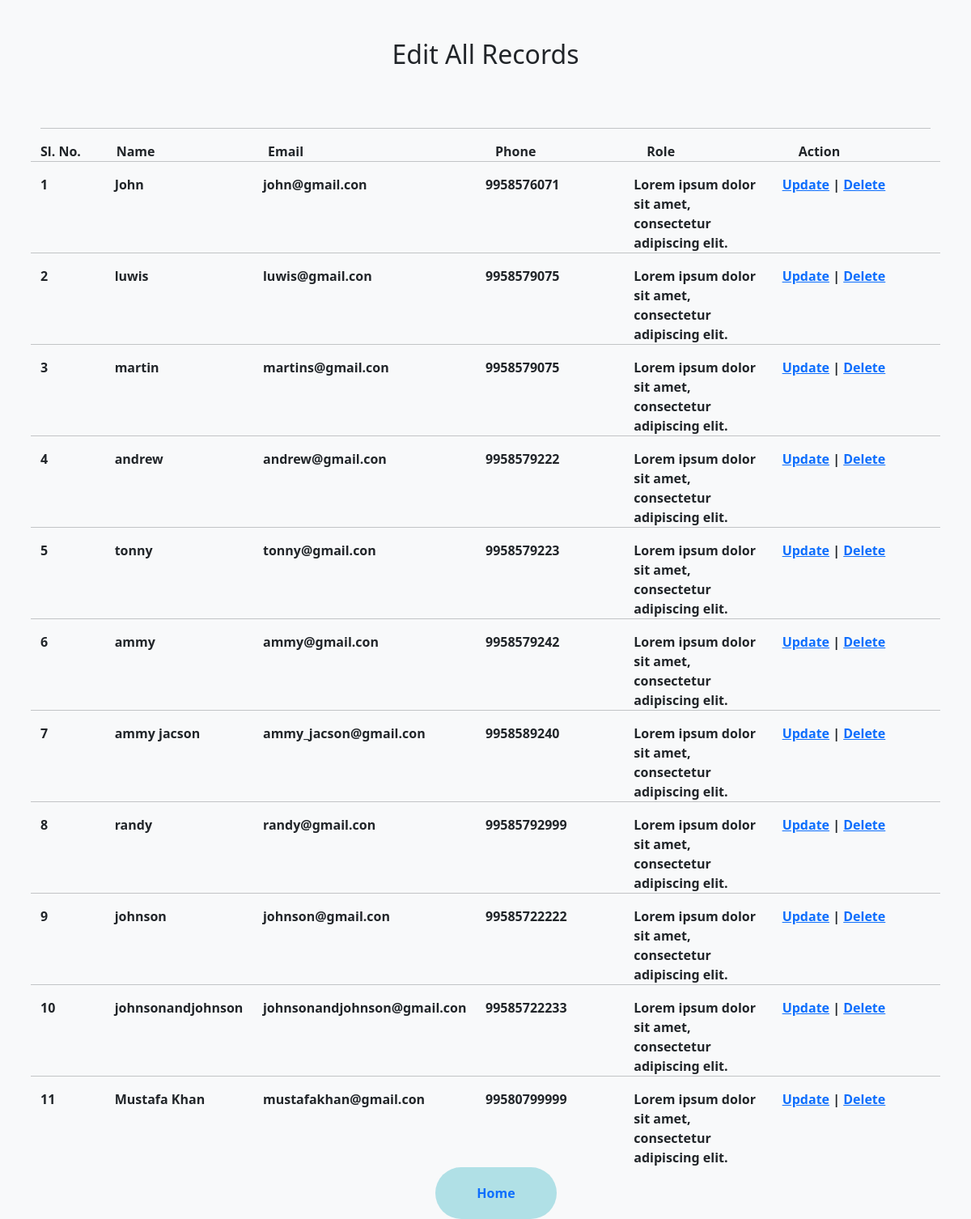
The page /select.php on the database its author committed.
### tables this page shows
CREATE TABLE `tbl_contact` (
  `Id` int(11) NOT NULL,
  `fldName` varchar(50) NOT NULL,
  `fldEmail` varchar(150) NOT NULL,
  `fldPhone` varchar(15) NOT NULL,
  `fldMessage` text NOT NULL
);

### select.php (the view, shortened to what this page needs)
<?php
require_once('connect.php');
$sql = "SELECT * FROM `tbl_contact` WHERE 1=1";
$result = mysqli_query($con, $sql);
$totalitems = mysqli_num_rows($result);
?>
<!DOCTYPE html>
<html lang="en">
<head>
<link href="https://cdn.jsdelivr.net/npm/bootstrap@5.0.0-beta2/dist/css/bootstrap.min.css" rel="stylesheet">
</head>
<body class="bg-light">
<div class="container" style="width:1124px; margin:0 auto;">
<div class="py-5 text-center">
        <h2>Edit All Records</h2>
      </div>
<?php
if($totalitems > 0)
{
	$rowheading='<hr/><div class="row "  style="font-weight:bold">
	  <div class="col-md-1">
	  Sl. No.
	  </div>
	  <div class="col-md-2">
	  Name
	  </div>
	  <div class="col-md-3">
	  Email
	  </div>
	   <div class="col-md-2">
	  Phone
	  </div>
	  <div class="col-md-2">
	  Role
	  </div>
	   <div class="col-md-2">
	  Action
	  </div>';
	$rowstring='';
		while($row = mysqli_fetch_assoc($result)){
			$id=$row['Id'];
			$fldName=$row['fldName'];
			$fldEmail=$row['fldEmail'];
			$fldPhone=$row['fldPhone'];
			$fldMessage=$row['fldMessage'];
			 $rowstring.='<hr/><div class="row">
	  <div class="col-md-1">'.$id.'</div>
	  <div class="col-md-2">'.$fldName.'</div>
	  <div class="col-md-3">'.$fldEmail.'</div>
	  <div class="col-md-2">'.$fldPhone.'</div>
	  <div class="col-md-2">'.$fldMessage.'</div>
	  <div class="col-md-2"><a href="update.php?id='.$id.'">Update</a> | <a href="delete.php?id='.$id.'">Delete</a></div>
          </div>';
	}
	echo $rowheading.$rowstring;
}
else
{
	echo "There is no records in our database?";
}
?>
<a class="hello" href="navigation.html">Home</a>
</div>
</body>
</html>

### select.php (style rules this page uses)
a.hello:link { background-color:powderblue; border-radius: 40px; text-decoration: none; display: flex; justify-content: center; align-items:center ; width: 150px; margin-left: 500px; padding: 20px; font-size: 15x; }

### rows shown on the page
tbl_contact: Id "1", fldName "John", fldEmail "john@gmail.con", fldPhone "9958576071", fldMessage "Lorem ipsum dolor sit amet, consectetur adipiscing elit."
tbl_contact: Id "2", fldName "luwis", fldEmail "luwis@gmail.con", fldPhone "9958579075", fldMessage "Lorem ipsum dolor sit amet, consectetur adipiscing elit."
tbl_contact: Id "3", fldName "martin", fldEmail "martins@gmail.con", fldPhone "9958579075", fldMessage "Lorem ipsum dolor sit amet, consectetur adipiscing elit."
tbl_contact: Id "4", fldName "andrew", fldEmail "andrew@gmail.con", fldPhone "9958579222", fldMessage "Lorem ipsum dolor sit amet, consectetur adipiscing elit."
tbl_contact: Id "5", fldName "tonny", fldEmail "tonny@gmail.con", fldPhone "9958579223", fldMessage "Lorem ipsum dolor sit amet, consectetur adipiscing elit."
tbl_contact: Id "6", fldName "ammy", fldEmail "ammy@gmail.con", fldPhone "9958579242", fldMessage "Lorem ipsum dolor sit amet, consectetur adipiscing elit."
tbl_contact: Id "7", fldName "ammy jacson", fldEmail "ammy_jacson@gmail.con", fldPhone "9958589240", fldMessage "Lorem ipsum dolor sit amet, consectetur adipiscing elit."
tbl_contact: Id "8", fldName "randy", fldEmail "randy@gmail.con", fldPhone "99585792999", fldMessage "Lorem ipsum dolor sit amet, consectetur adipiscing elit."
tbl_contact: Id "9", fldName "johnson", fldEmail "johnson@gmail.con", fldPhone "99585722222", fldMessage "Lorem ipsum dolor sit amet, consectetur adipiscing elit."
tbl_contact: Id "10", fldName "johnsonandjohnson", fldEmail "johnsonandjohnson@gmail.con", fldPhone "99585722233", fldMessage "Lorem ipsum dolor sit amet, consectetur adipiscing elit."
tbl_contact: Id "11", fldName "Mustafa Khan", fldEmail "mustafakhan@gmail.con", fldPhone "99580799999", fldMessage "Lorem ipsum dolor sit amet, consectetur adipiscing elit."
